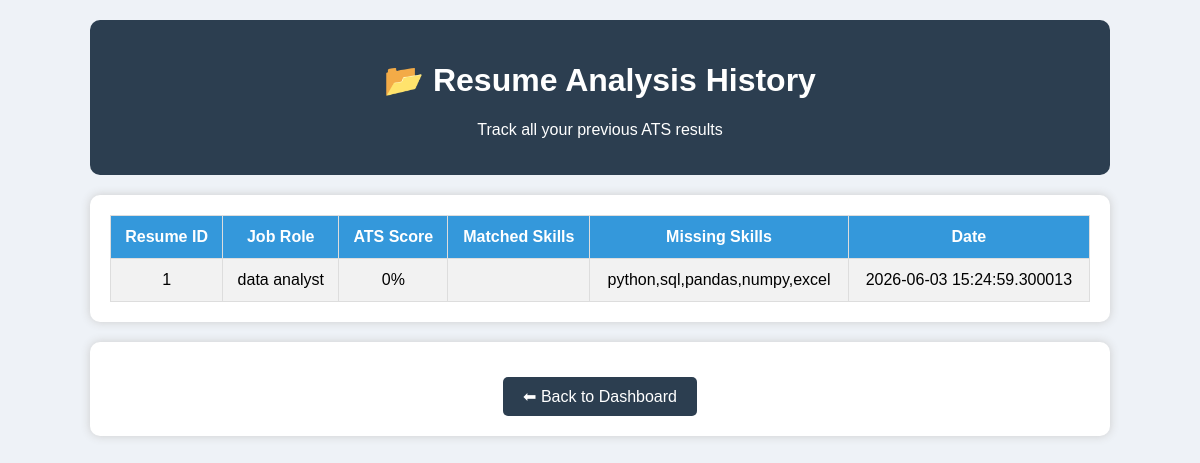
The app's page /history (signed in) with its own data.
### tables this page shows
CREATE TABLE analysis (
        id INTEGER PRIMARY KEY AUTOINCREMENT,
        user_id INTEGER,
        resume_id INTEGER,
        ats_score INTEGER,
        matched_skills TEXT,
        missing_skills TEXT,
        suggestions TEXT,
        job_role TEXT,
        created_at TEXT,
        FOREIGN KEY (user_id) REFERENCES users(id),
        FOREIGN KEY (resume_id) REFERENCES resumes(id)
    );

### app.py (the view)
@app.route("/history")
def history():
    if "user_id" not in session:
        return redirect("/login")
    history_data = get_history(
        session["user_id"]
    )
    return render_template(
        "history.html",
        history=history_data
    )

### database.py (called while the page is built)
def get_connection():
    conn = sqlite3.connect(DB_NAME)
    conn.row_factory = sqlite3.Row
    return conn

def get_history(user_id):
    conn = get_connection()
    cursor = conn.cursor()
    cursor.execute("""
    SELECT *
    FROM analysis
    WHERE user_id = ?
    ORDER BY id DESC
    """, (user_id,))
    history = cursor.fetchall()
    conn.close()
    return history

### templates/history.html (shortened to what this page needs)
<!DOCTYPE html>
<html lang="en">
<head>
</head>
<body>
<div class="container">
    <div class="header">
        <h1>📂 Resume Analysis History</h1>
        <p>Track all your previous ATS results</p>
    </div>
    <div class="card">
        {% if history %}
        <table>
            <tr>
                <th>Resume ID</th>
                <th>Job Role</th>
                <th>ATS Score</th>
                <th>Matched Skills</th>
                <th>Missing Skills</th>
                <th>Date</th>
            </tr>
            {% for item in history %}
            <tr>
                <td>{{ item.resume_id }}</td>
                <td>{{ item.job_role }}</td>
                <td>{{ item.ats_score }}%</td>
                <td>{{ item.matched_skills }}</td>
                <td>{{ item.missing_skills }}</td>
                <td>{{ item.created_at }}</td>
            </tr>
            {% endfor %}
        </table>
        {% else %}
        <div class="empty">
            No history found. Upload a resume to see results here.
        </div>
        {% endif %}
    </div>
    <div class="card" style="text-align:center;">
        <a href="/dashboard" class="btn">⬅ Back to Dashboard</a>
    </div>
</div>
</body>
</html>

### templates/history.html (style rules this page uses)
body { font-family: Arial, sans-serif; background-color: #eef2f7; margin: 0; padding: 0; }
.container { width: 85%; margin: auto; padding: 20px; }
.header { background-color: #2c3e50; color: white; text-align: center; padding: 20px; border-radius: 10px; }
.card { background: white; margin-top: 20px; padding: 20px; border-radius: 10px; box-shadow: 0px 0px 10px #ccc; }
table { width: 100%; border-collapse: collapse; }
th, td { padding: 12px; text-align: center; border: 1px solid #ddd; }
th { background-color: #3498db; color: white; }
tr:nth-child(even) { background-color: #f2f2f2; }
.btn { display: inline-block; padding: 10px 20px; margin-top: 15px; background-color: #2c3e50; color: white; text-decoration: none; border-radius: 5px; }

### records on screen
analysis: resume_id "1", job_role "data analyst", ats_score "0", missing_skills "python,sql,pandas,numpy,excel", created_at "2026-06-03 15:24:59.300013"
